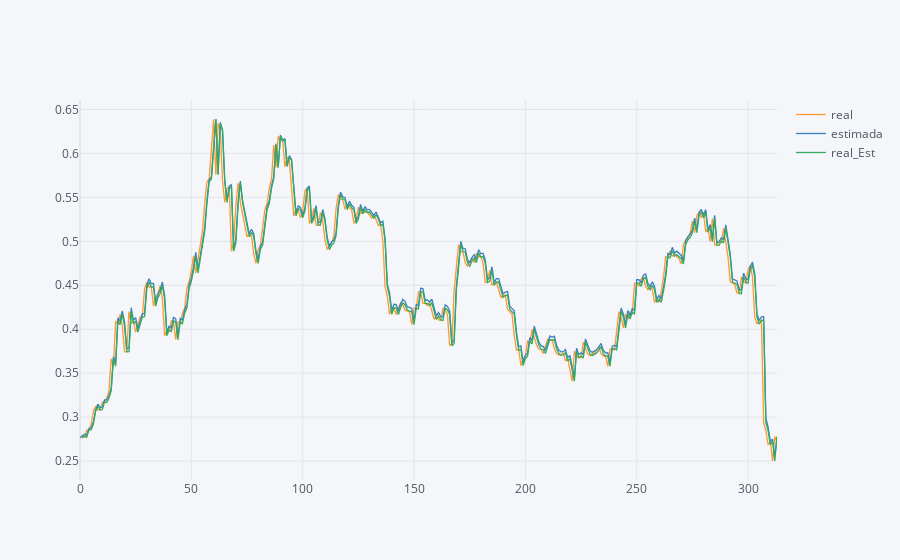

Here is the notebook cell this chart was saved with:
### Code cell
pred = pd.DataFrame(yv, columns=['real'] )

pred["estimada"] = model.predict(xv)
pred["real_Est"] = pred["real"].shift(1)

import cufflinks as cf
cf.go_offline()

pred.iplot()

### Figure 1 — Plotly figure (JSON) as saved in the notebook; plotly's stock layout.template omitted (floating-point values rounded to 4 significant figures; data arrays with more than 128 entries replaced by an {"elided": "..."} marker saying what was removed)
{"data": [{"line": {"color": "rgba(255, 153, 51, 1.0)", "dash": "solid", "shape": "linear", "width": 1.3}, "mode": "lines", "name": "real", "text": "", "type": "scatter", "x": {"elided": "314 int values"}, "y": {"elided": "314 float values"}}, {"line": {"color": "rgba(55, 128, 191, 1.0)", "dash": "solid", "shape": "linear", "width": 1.3}, "mode": "lines", "name": "estimada", "text": "", "type": "scatter", "x": {"elided": "314 int values"}, "y": {"elided": "314 float values"}}, {"line": {"color": "rgba(50, 171, 96, 1.0)", "dash": "solid", "shape": "linear", "width": 1.3}, "mode": "lines", "name": "real_Est", "text": "", "type": "scatter", "x": {"elided": "314 int values"}, "y": {"elided": "314 mixed values"}}], "layout": {"legend": {"bgcolor": "#F5F6F9", "font": {"color": "#4D5663"}}, "paper_bgcolor": "#F5F6F9", "plot_bgcolor": "#F5F6F9", "title": {"font": {"color": "#4D5663"}}, "xaxis": {"gridcolor": "#E1E5ED", "showgrid": true, "tickfont": {"color": "#4D5663"}, "title": {"font": {"color": "#4D5663"}, "text": ""}, "zerolinecolor": "#E1E5ED"}, "yaxis": {"gridcolor": "#E1E5ED", "showgrid": true, "tickfont": {"color": "#4D5663"}, "title": {"font": {"color": "#4D5663"}, "text": ""}, "zerolinecolor": "#E1E5ED"}}}
